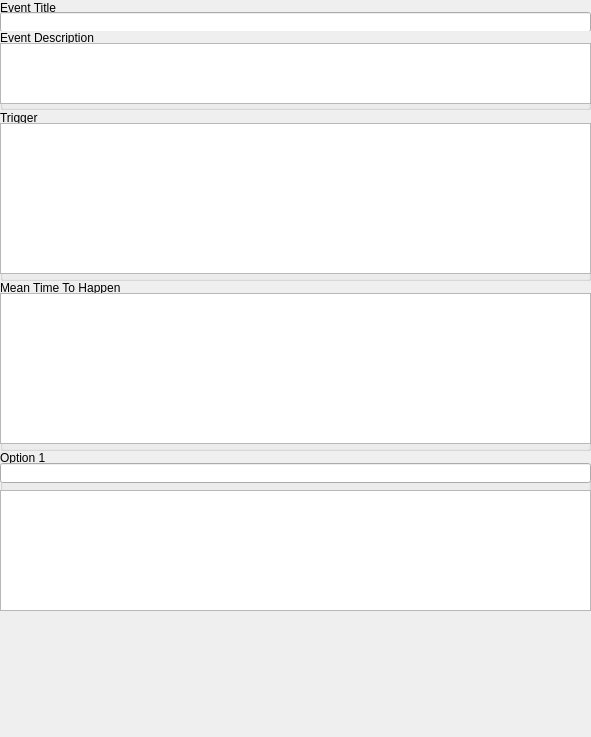
       <widget class="QWidget" name="sacEventmain">
        <property name="geometry">
         <rect>
          <x>0</x>
          <y>0</y>
          <width>591</width>
          <height>737</height>
         </rect>
        </property>
        <widget class="QGroupBox" name="gbxEventTitle">
         <property name="geometry">
          <rect>
           <x>0</x>
           <y>0</y>
           <width>591</width>
           <height>31</height>
          </rect>
         </property>
         <property name="title">
          <string>Event Title</string>
         </property>
         <widget class="QLineEdit" name="lneEventTitle">
          <property name="geometry">
           <rect>
            <x>0</x>
            <y>12</y>
            <width>591</width>
            <height>20</height>
           </rect>
          </property>
         </widget>
        </widget>
        <widget class="QGroupBox" name="gbxEventDesc">
         <property name="geometry">
          <rect>
           <x>0</x>
           <y>30</y>
           <width>591</width>
           <height>80</height>
          </rect>
         </property>
         <property name="title">
          <string>Event Description</string>
         </property>
         <widget class="QTextEdit" name="txeEventDesc">
          <property name="geometry">
           <rect>
            <x>0</x>
            <y>13</y>
            <width>591</width>
            <height>61</height>
           </rect>
          </property>
         </widget>
        </widget>
        <widget class="QGroupBox" name="gbxMTTH">
         <property name="geometry">
          <rect>
           <x>0</x>
           <y>280</y>
           <width>591</width>
           <height>171</height>
          </rect>
         </property>
         <property name="title">
          <string>Mean Time To Happen</string>
         </property>
         <widget class="QPlainTextEdit" name="pteMTTH">
          <property name="geometry">
           <rect>
            <x>0</x>
            <y>13</y>
            <width>591</width>
            <height>151</height>
           </rect>
          </property>
          <property name="sizePolicy">
           <sizepolicy hsizetype="Fixed" vsizetype="Expanding">
            <horstretch>0</horstretch>
            <verstretch>0</verstretch>
           </sizepolicy>
          </property>
         </widget>
        </widget>
        <widget class="QGroupBox" name="gbxTrigger">
         <property name="geometry">
          <rect>
           <x>0</x>
           <y>110</y>
           <width>591</width>
           <height>171</height>
          </rect>
         </property>
         <property name="title">
          <string>Trigger</string>
         </property>
         <widget class="QPlainTextEdit" name="pteTrigger">
          <property name="geometry">
           <rect>
            <x>0</x>
            <y>13</y>
            <width>591</width>
            <height>151</height>
           </rect>
          </property>
          <property name="sizePolicy">
           <sizepolicy hsizetype="Fixed" vsizetype="Expanding">
            <horstretch>0</horstretch>
            <verstretch>0</verstretch>
           </sizepolicy>
          </property>
         </widget>
        </widget>
        <widget class="QGroupBox" name="gbxOption1">
         <property name="geometry">
          <rect>
           <x>0</x>
           <y>450</y>
           <width>591</width>
           <height>161</height>
          </rect>
         </property>
         <property name="title">
          <string>Option 1</string>
         </property>
         <widget class="QLineEdit" name="lneOptionTitle">
          <property name="geometry">
           <rect>
            <x>0</x>
            <y>13</y>
            <width>591</width>
            <height>20</height>
           </rect>
          </property>
         </widget>
         <widget class="QPlainTextEdit" name="pteOption1">
          <property name="geometry">
           <rect>
            <x>0</x>
            <y>40</y>
            <width>591</width>
            <height>121</height>
           </rect>
          </property>
         </widget>
        </widget>
       </widget>
